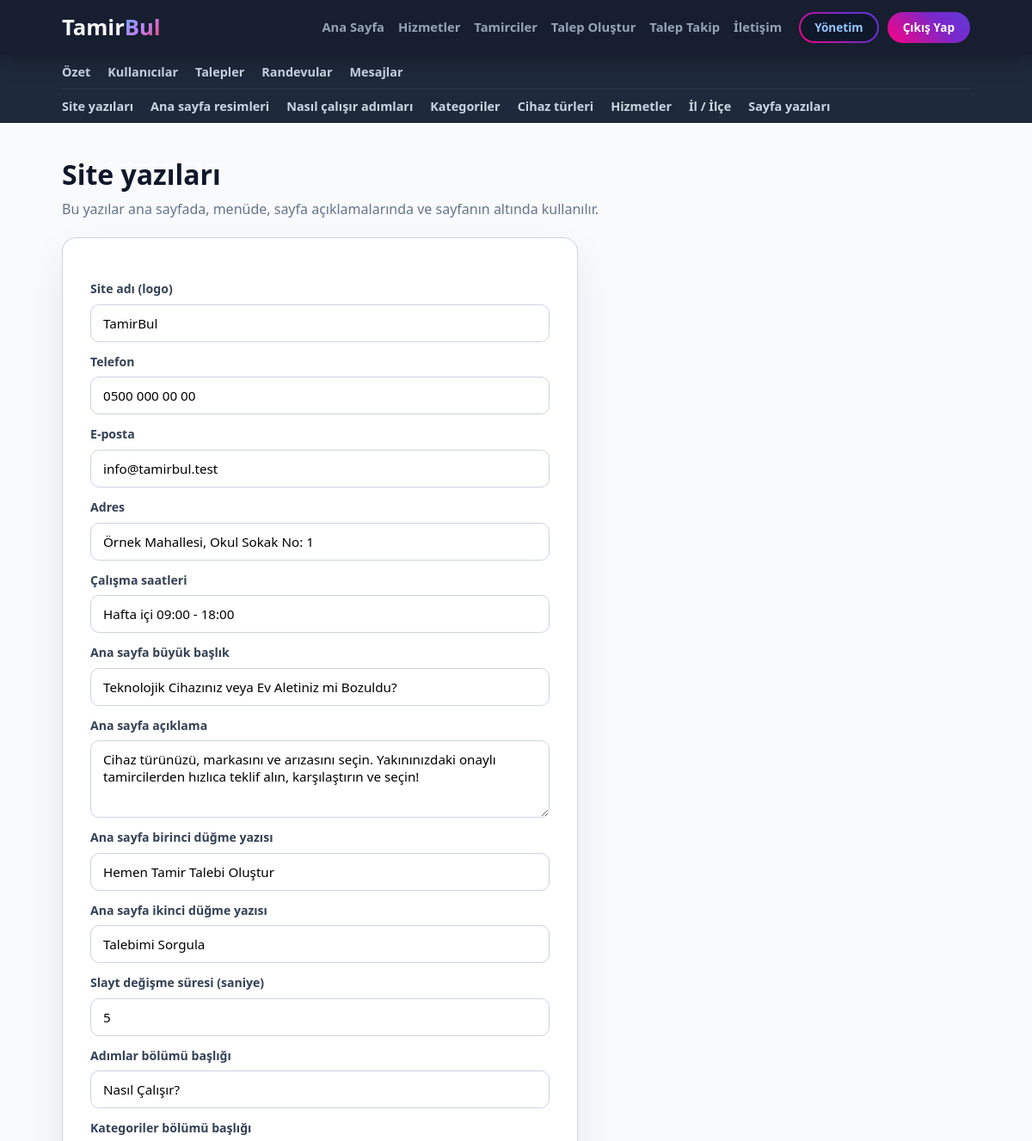
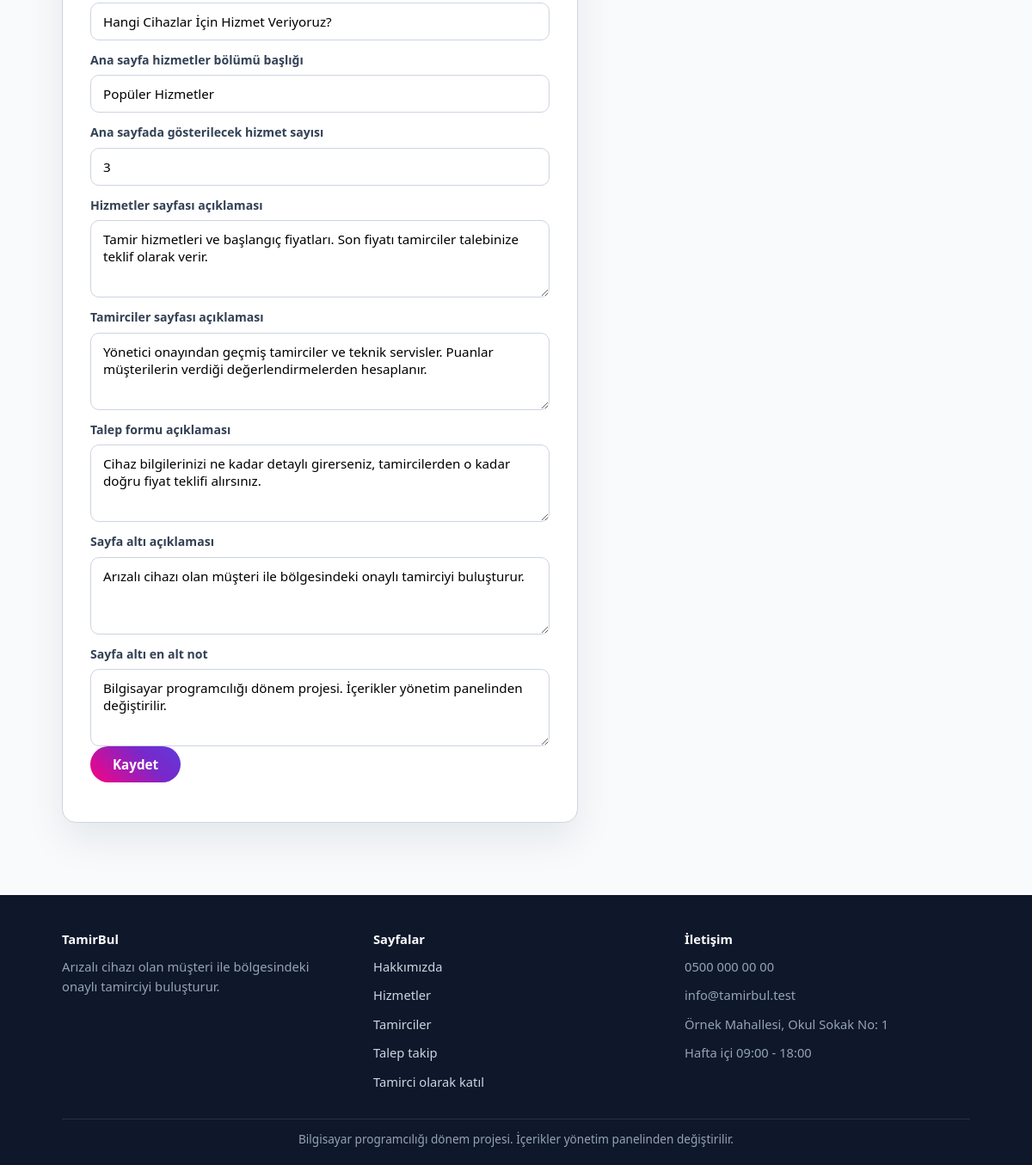
The app's page /admin/ayarlar.php (signed in) with its own data (2 pictures, top to bottom).
### tables this page shows
CREATE TABLE site_ayarlari (
    id INT AUTO_INCREMENT PRIMARY KEY,  
    anahtar VARCHAR(50) NOT NULL UNIQUE,  
    deger TEXT NOT NULL,  
    etiket VARCHAR(100) NOT NULL DEFAULT ''  
);

### ortak/hazirla.php (called while the page is built, shortened)
<?php
if (is_dir("ortak")) {
    $kok = "";
} else {
    $kok = "../";
}
include __DIR__ . "/baglanti.php";
include __DIR__ . "/guvenlik.php";

### ortak/baglanti.php (called while the page is built, shortened)
<?php
$baglanti = mysqli_connect("127.0.0.1", "root", "", "tamirbul");
$veritabani_hazir = ($baglanti != false);
if ($veritabani_hazir) {
    mysqli_set_charset($baglanti, "utf8mb4");
}
function sorgula($sorgu) {
    global $baglanti;
    return mysqli_query($baglanti, $sorgu);
}
function satirlar($sorgu) {
    $liste = array();
    $sonuc = sorgula($sorgu);
    while ($sonuc && $satir = mysqli_fetch_assoc($sonuc)) {
        $liste[] = $satir;
    }
    return $liste;
}
function tek_satir($sorgu) {
    $liste = satirlar($sorgu);
    return $liste[0];
}
function temizle($yazi) {
    global $baglanti;
    return mysqli_real_escape_string($baglanti, $yazi);
}
function ayar_getir($anahtar, $yoksa_bu) {
    $satir = tek_satir("SELECT deger FROM site_ayarlari WHERE anahtar = '" . temizle($anahtar) . "'");
    return $satir["deger"];
}

### ortak/guvenlik.php (called while the page is built, shortened)
<?php
function giris_yapildi_mi() {
    return isset($_SESSION["kullanici_id"]);
}
function temiz_yaz($metin) {
    return htmlspecialchars($metin, ENT_QUOTES, "UTF-8");
}

### admin/ayarlar.php (the view, shortened to what this page needs)
<?php
include "../ortak/hazirla.php";
$ayarlar = satirlar("SELECT * FROM site_ayarlari ORDER BY id");
include "../ortak/baslik.php";
include "menu.php";
?>
<section class="sayfa">
    <div class="kapsayici">
        <h1>Site yazıları</h1>
        <p class="giris-metni">Bu yazılar ana sayfada, menüde, sayfa açıklamalarında ve sayfanın altında kullanılır.</p>
        <?php include "../ortak/mesajlar.php"; ?>
        <form class="form-kutu" method="post" action="ayarlar.php">
            <?php foreach ($ayarlar as $ayar) { ?>
                <label for="<?php echo temiz_yaz($ayar["anahtar"]); ?>"><?php echo temiz_yaz($ayar["etiket"]); ?></label>
                <?php if (mb_strlen($ayar["deger"], "UTF-8") > 60) { ?>
                    <textarea id="<?php echo temiz_yaz($ayar["anahtar"]); ?>" name="ayar[<?php echo temiz_yaz($ayar["anahtar"]); ?>]" rows="3"><?php echo temiz_yaz($ayar["deger"]); ?></textarea>
                <?php } else { ?>
                    <input id="<?php echo temiz_yaz($ayar["anahtar"]); ?>" name="ayar[<?php echo temiz_yaz($ayar["anahtar"]); ?>]" type="text" value="<?php echo temiz_yaz($ayar["deger"]); ?>">
                <?php } ?>
            <?php } ?>
            <p><button class="btn btn-primary" type="submit">Kaydet</button></p>
        </form>
    </div>
</section>
<?php
include "../ortak/altlik.php";
?>

### ortak/baslik.php (shortened to what this page needs)
<?php
$site_adi = ayar_getir("site_adi", "TamirBul");
$logo_on = mb_substr($site_adi, 0, 5, "UTF-8");
$logo_arka = mb_substr($site_adi, 5, null, "UTF-8");
$acik_dosya = basename($_SERVER["PHP_SELF"]);
$menu_linkleri = array(
    "index.php" => "Ana Sayfa",
    "hizmetler.php" => "Hizmetler",
    "tamirciler.php" => "Tamirciler",
    "talep-olustur.php" => "Talep Oluştur",
    "talep-takip.php" => "Talep Takip",
    "iletisim.php" => "İletişim"
);
$panel_adresi = "musteri/panel.php";
$panel_yazisi = "Hesabım";
if (isset($_SESSION["rol"]) && $_SESSION["rol"] == "admin") {
    $panel_adresi = "admin/panel.php";
    $panel_yazisi = "Yönetim";
}
?>
<!DOCTYPE html>
<html lang="tr">
<head>
    <link rel="stylesheet" href="<?php echo $kok; ?>css/stil.css">
</head>
<body>
    <header class="navbar">
        <div class="container navbar-container">
            <a class="logo" href="<?php echo $kok; ?>index.php">
                <h1><?php echo temiz_yaz($logo_on); ?><span><?php echo temiz_yaz($logo_arka); ?></span></h1>
            </a>
            <div id="menu" class="menu">
                <nav class="nav-menu">
                    <ul>
                        <?php foreach ($menu_linkleri as $dosya => $yazi) { ?>
                            <li><a href="<?php echo $kok . $dosya; ?>" <?php if ($acik_dosya == $dosya && $kok == "") { echo 'class="active"'; } ?>><?php echo $yazi; ?></a></li>
                        <?php } ?>
                    </ul>
                </nav>
                <?php if (giris_yapildi_mi()) { ?>
                    <div class="user-profile-menu">
                        <a class="btn btn-sm btn-outline" href="<?php echo $kok . $panel_adresi; ?>"><?php echo $panel_yazisi; ?></a>
                        <a class="btn btn-sm btn-secondary" href="<?php echo $kok; ?>cikis.php">Çıkış Yap</a>
                    </div>
                <?php } ?>
            </div>
        </div>
    </header>
    <main>

### ortak/altlik.php (shortened to what this page needs)
<?php
$alt_site_adi = ayar_getir("site_adi", "TamirBul");
$alt_aciklama = ayar_getir("altlik_aciklama", "");
$alt_telefon = ayar_getir("telefon", "");
$alt_eposta = ayar_getir("eposta", "");
$alt_adres = ayar_getir("adres", "");
$alt_saat = ayar_getir("calisma_saatleri", "");
$alt_not = ayar_getir("altlik_not", "");
?>
    </main>
    <footer class="footer">
        <div class="container footer-container">
            <div>
                <strong><?php echo temiz_yaz($alt_site_adi); ?></strong>
                <p><?php echo temiz_yaz($alt_aciklama); ?></p>
            </div>
            <div>
                <strong>Sayfalar</strong>
                <p><a href="<?php echo $kok; ?>hakkimizda.php">Hakkımızda</a></p>
                <p><a href="<?php echo $kok; ?>hizmetler.php">Hizmetler</a></p>
                <p><a href="<?php echo $kok; ?>tamirciler.php">Tamirciler</a></p>
                <p><a href="<?php echo $kok; ?>talep-takip.php">Talep takip</a></p>
                <p><a href="<?php echo $kok; ?>tamirci-kayit.php">Tamirci olarak katıl</a></p>
            </div>
            <div>
                <strong>İletişim</strong>
                <p><?php echo temiz_yaz($alt_telefon); ?></p>
                <p><?php echo temiz_yaz($alt_eposta); ?></p>
                <p><?php echo temiz_yaz($alt_adres); ?></p>
                <p><?php echo temiz_yaz($alt_saat); ?></p>
            </div>
        </div>
        <div class="container alt-not">
            <p><?php echo temiz_yaz($alt_not); ?></p>
        </div>
    </footer>
</body>
</html>

### css/stil.css (style rules this page uses)
:root { --primary: #2563eb; --primary-dark: #1d4ed8; --secondary: #10b981; --background: #f8fafc; --text: #0f172a; --text-light: #64748b; --border: #cbd5e1; --navy: #0f172a; --radius-lg: 16px; --radius-sm: 10px; }
* { margin: 0; padding: 0; box-sizing: border-box; }
body { font-family: "Segoe UI", Tahoma, Arial, sans-serif; background: var(--background); color: var(--text); line-height: 1.6; min-height: 100vh; display: flex; flex-direction: column; }
main { flex: 1; }
h1, h2, h3, h4, h5 { line-height: 1.25; }
a { color: var(--primary); }
p { margin-bottom: 10px; }
.container, .kapsayici { width: 88%; max-width: 1200px; margin: 0 auto; }
.btn { display: inline-flex; justify-content: center; align-items: center; position: relative; overflow: hidden; padding: 11px 26px; border: none; border-radius: 40px; text-decoration: none; font-weight: 700; font-size: 0.95rem; font-family: inherit; cursor: pointer; color: #ffffff; z-index: 1; transition: transform 0.3s, box-shadow 0.3s; white-space: nowrap; }
.btn::before { content: ""; position: absolute; top: -2px; left: -2px; right: -2px; bottom: -2px; background: linear-gradient(45deg, #ff007f, #7928ca, #4f46e5, #3b82f6, #00ff87, #ff007f); background-size: 400%; z-index: -1; animation: renkKaydir 6s linear infinite; }
.btn-outline { color: #93c5fd; }
.btn-outline::after { content: ""; position: absolute; top: 2px; left: 2px; right: 2px; bottom: 2px; background: #0f172a; border-radius: 40px; z-index: -1; }
.btn-sm { padding: 7px 18px; font-size: 0.85rem; }
.navbar { background: rgba(15, 23, 42, 0.97); box-shadow: 0 4px 25px rgba(0, 0, 0, 0.35); position: sticky; top: 0; z-index: 1000; }
.navbar-container { display: flex; align-items: center; gap: 20px; padding: 14px 0; }
.logo { text-decoration: none; flex-shrink: 0; }
.logo h1 { font-size: 1.6rem; font-weight: 900; color: #f8fafc; }
.logo span { background: linear-gradient(135deg, #60a5fa, #c084fc, #f43f5e); -webkit-background-clip: text; background-clip: text; -webkit-text-fill-color: transparent; }
.menu { display: flex; align-items: center; flex: 1; gap: 20px; }
.nav-menu { margin-left: auto; }
.nav-menu ul { display: flex; list-style: none; gap: 16px; }
.nav-menu a { color: #94a3b8; text-decoration: none; font-weight: 600; font-size: 0.92rem; }
.auth-buttons, .user-profile-menu { display: flex; align-items: center; gap: 10px; }
.auth-card, .request-card, .form-kutu, .bilgi-kutu, .sohbet-karti { width: 100%; max-width: 600px; background: #ffffff; border: 1px solid var(--border); border-radius: var(--radius-lg); box-shadow: 0 20px 45px rgba(15, 23, 42, 0.08); padding: 36px 32px; margin-bottom: 24px; }
label { display: block; font-size: 0.88rem; font-weight: 600; color: #334155; margin-bottom: 6px; }
.form-kutu label { margin-top: 12px; }
input[type="text"], input[type="email"], input[type="tel"], input[type="password"], input[type="number"], input[type="date"], input[type="time"], input[type="file"], select, textarea { display: block; width: 100%; padding: 11px 14px; border: 1.5px solid var(--border); border-radius: var(--radius-sm); font-size: 0.95rem; font-family: inherit; background: #ffffff; }
textarea { min-height: 90px; }
.dashboard-section, .sayfa { padding: 40px 0 60px 0; }
.dashboard-header h2, .sayfa h1 { font-size: 2rem; margin-bottom: 8px; }
.dashboard-header p, .giris-metni { color: var(--text-light); margin-bottom: 20px; }
.footer { background: var(--navy); color: #94a3b8; padding: 40px 0 10px 0; font-size: 0.92rem; }
.footer a { color: #cbd5e1; text-decoration: none; }
.footer strong { color: #f8fafc; display: block; margin-bottom: 8px; }
.footer-container { display: flex; gap: 30px; }
.footer-container > div { flex: 1; }
.alt-not { border-top: 1px solid rgba(255, 255, 255, 0.1); margin-top: 20px; padding-top: 12px; text-align: center; font-size: 0.85rem; }

### records on screen
site_ayarlari: deger "Tamir", deger "Bul", etiket "Site adı (logo)", deger "TamirBul"
site_ayarlari: etiket "Telefon", deger "0500 000 00 00"
site_ayarlari: etiket "E-posta", deger "info@tamirbul.test"
site_ayarlari: etiket "Adres", deger "Örnek Mahallesi, Okul Sokak No: 1"
site_ayarlari: etiket "Çalışma saatleri", deger "Hafta içi 09:00 - 18:00"
site_ayarlari: etiket "Ana sayfa büyük başlık", deger "Teknolojik Cihazınız veya Ev Aletiniz mi Bozuldu?"
site_ayarlari: etiket "Ana sayfa açıklama", anahtar+deger "Cihaz türünüzü, markasını ve arızasını seçin. Yakınınızdaki onaylı tamircilerden hızlıca teklif alın, karşılaştırın ve seçin!"
site_ayarlari: etiket "Ana sayfa birinci düğme yazısı", deger "Hemen Tamir Talebi Oluştur"
site_ayarlari: etiket "Ana sayfa ikinci düğme yazısı", deger "Talebimi Sorgula"
site_ayarlari: etiket "Slayt değişme süresi (saniye)", deger "5"
site_ayarlari: etiket "Adımlar bölümü başlığı", deger "Nasıl Çalışır?"
site_ayarlari: etiket "Kategoriler bölümü başlığı", deger "Hangi Cihazlar İçin Hizmet Veriyoruz?"
site_ayarlari: etiket "Ana sayfa hizmetler bölümü başlığı", deger "Popüler Hizmetler"
site_ayarlari: etiket "Ana sayfada gösterilecek hizmet sayısı", deger "3"
site_ayarlari: etiket "Hizmetler sayfası açıklaması", anahtar+deger "Tamir hizmetleri ve başlangıç fiyatları. Son fiyatı tamirciler talebinize teklif olarak verir."
site_ayarlari: etiket "Tamirciler sayfası açıklaması", anahtar+deger "Yönetici onayından geçmiş tamirciler ve teknik servisler. Puanlar müşterilerin verdiği değerlendirmelerden hesaplanır."
site_ayarlari: etiket "Talep formu açıklaması", anahtar+deger "Cihaz bilgilerinizi ne kadar detaylı girerseniz, tamircilerden o kadar doğru fiyat teklifi alırsınız."
site_ayarlari: etiket "Sayfa altı açıklaması", anahtar+deger "Arızalı cihazı olan müşteri ile bölgesindeki onaylı tamirciyi buluşturur.", deger "Arızalı cihazı olan müşteri ile bölgesindeki onaylı tamirciyi buluşturur."
site_ayarlari: etiket "Sayfa altı en alt not", anahtar+deger "Bilgisayar programcılığı dönem projesi. İçerikler yönetim panelinden değiştirilir.", deger "Bilgisayar programcılığı dönem projesi. İçerikler yönetim panelinden değiştirilir."

### other values on screen
$yazi "Ana Sayfa"
$yazi "Hizmetler"
$yazi "Tamirciler"
$yazi "Talep Oluştur"
$yazi "Talep Takip"
$yazi "İletişim"
$panel_yazisi "Yönetim"
